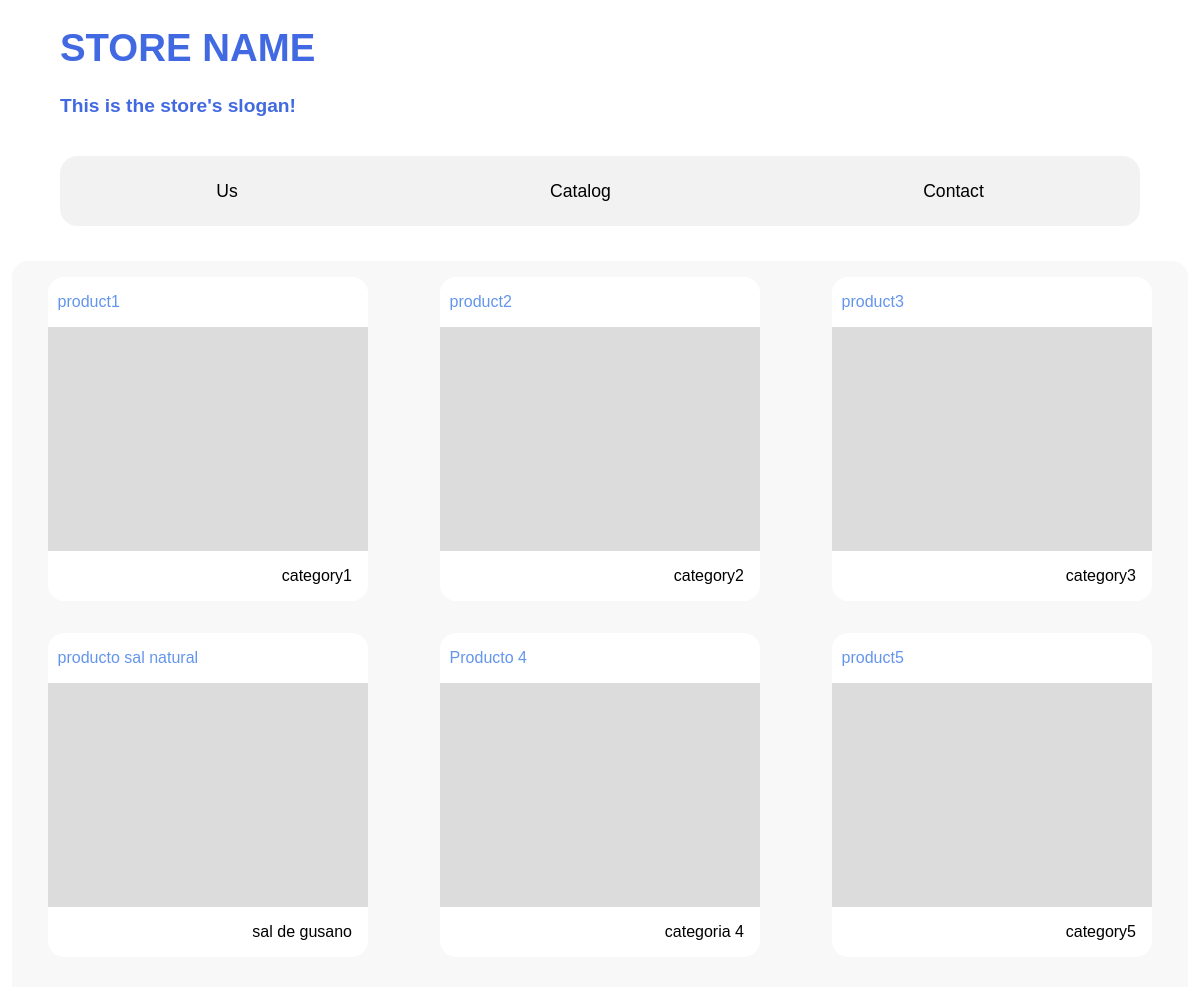
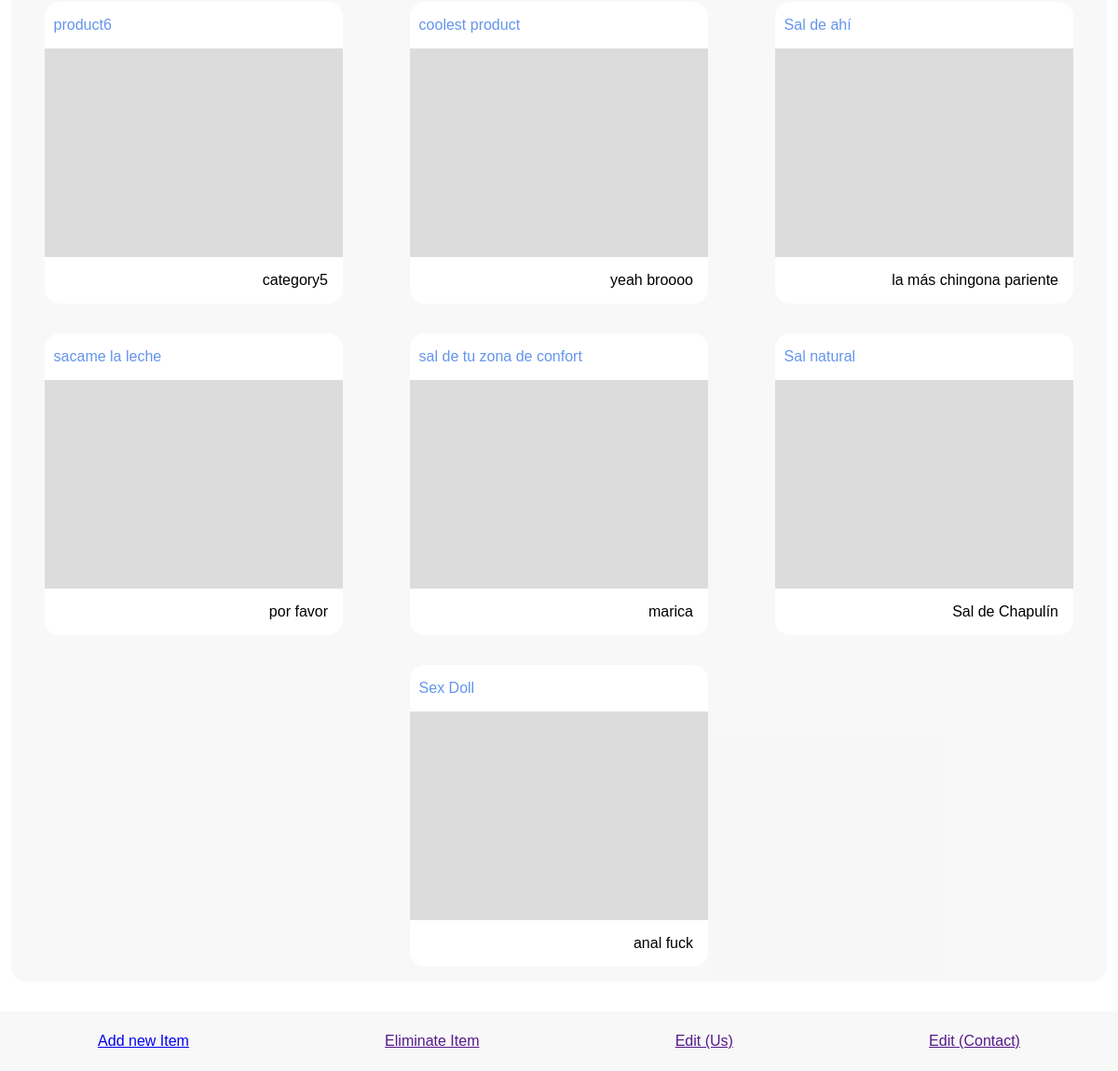
The page / on the database its author committed (2 pictures, top to bottom).
### app.py (models this page shows, shortened)
class Item(db.Model):
    id = db.Column(db.Integer, primary_key=True)
    name = db.Column(db.String(50), unique=True)
    category = db.Column(db.String(50))
    details = db.Column(db.String(100))
    price = db.Column(db.Float)

### app.py (the view)
@app.route("/", methods=['GET','POST'])
def index():
    items = Item.query.all()
    return render_template('index.html',items=items)

### templates/index.html (shortened to what this page needs)
{%extends 'base.html'%}
{%block content%}
    <div class="nav">
        <p class="nav_option">Us</p>
        <p class="nav_option">Catalog</p>
        <p class="nav_option">Contact</p>
    </div>
    <div class="products_container">
        {%for item in items %}
        <div class="product_bubble">
            <p class="font_product_title">{{item.name}}</p>
            <div class="product_image"></div>
            <p class="font_product_category">{{item.category}}</p>
        </div>
        {%endfor%}
    </div>
    <div class="owner">
        <p><a href="{{ url_for('add_item') }}">Add new Item</a></p>
        <p><a href="">Eliminate Item</a></p>
        <p><a href="">Edit (Us)</a></p>
        <p><a href="">Edit (Contact)</a></p>
    </div>
{%endblock%}

### templates/base.html (shortened to what this page needs)
<!DOCTYPE html>
<html lang="en">
<head>
    <link rel="stylesheet" href="{{ url_for('static', filename='css/style.css') }}">
</head>
<body>
    <div class="header">
        <h1>STORE NAME</h1>
        <h4>This is the store's slogan!</h4>
    </div>
    {%block content%}
    {%endblock%}
</body>
</html>

### static/css/style.css (style rules this page uses)
body { background-color: white; margin: 0px 0px 0px 0px; font-family:Verdana, Geneva, Tahoma, sans-serif; }
.header { margin-left: 5%; color: royalblue; margin-bottom: 2em; font-size: 120%; }
.nav { display: flex; flex-direction: row; flex-wrap: wrap; width: 90%; height: 4em; margin: auto; margin-bottom: 2em; align-items: center; justify-content:space-around; background-color: rgba(230, 230, 230, 0.5); border-radius: 1em; font-size: 110%; }
.products_container { display: flex; flex-direction: row; flex-wrap: wrap; width: 98%; margin: auto; align-items: center; justify-content:space-around; background-color: rgba(230, 230, 230, 0.3); border-radius: 1em; }
.product_bubble { display: flex; flex-direction: column; background-color: rgb(255, 255, 255); margin: 1em; border-radius: 1em; }
.font_product_title { color:cornflowerblue; padding-inline-start: 3%; }
.font_product_category { text-align: right; padding-inline-end: 5%; }
.product_image { background-color: #d4d4d4cb; width: 100%; min-width: 20em; margin: auto; height: 14em; }
.owner { display: flex; flex-direction: row; justify-content: space-around; align-items: center; background-color: #f8f8f8; margin-top: 2em; height: 4em; }

### rows shown on the page
Item: name "product1", category "category1"
Item: name "product2", category "category2"
Item: name "product3", category "category3"
Item: name "producto sal natural", category "sal de gusano"
Item: name "Producto 4", category "categoria 4"
Item: name "product5", category "category5"
Item: name "product6", category "category5"
Item: name "coolest product", category "yeah broooo"
Item: name "Sal de ahí", category "la más chingona pariente"
Item: name "sacame la leche", category "por favor"
Item: name "sal de tu zona de confort", category "marica"
Item: name "Sal natural", category "Sal de Chapulín"
Item: name "Sex Doll", category "anal fuck"
